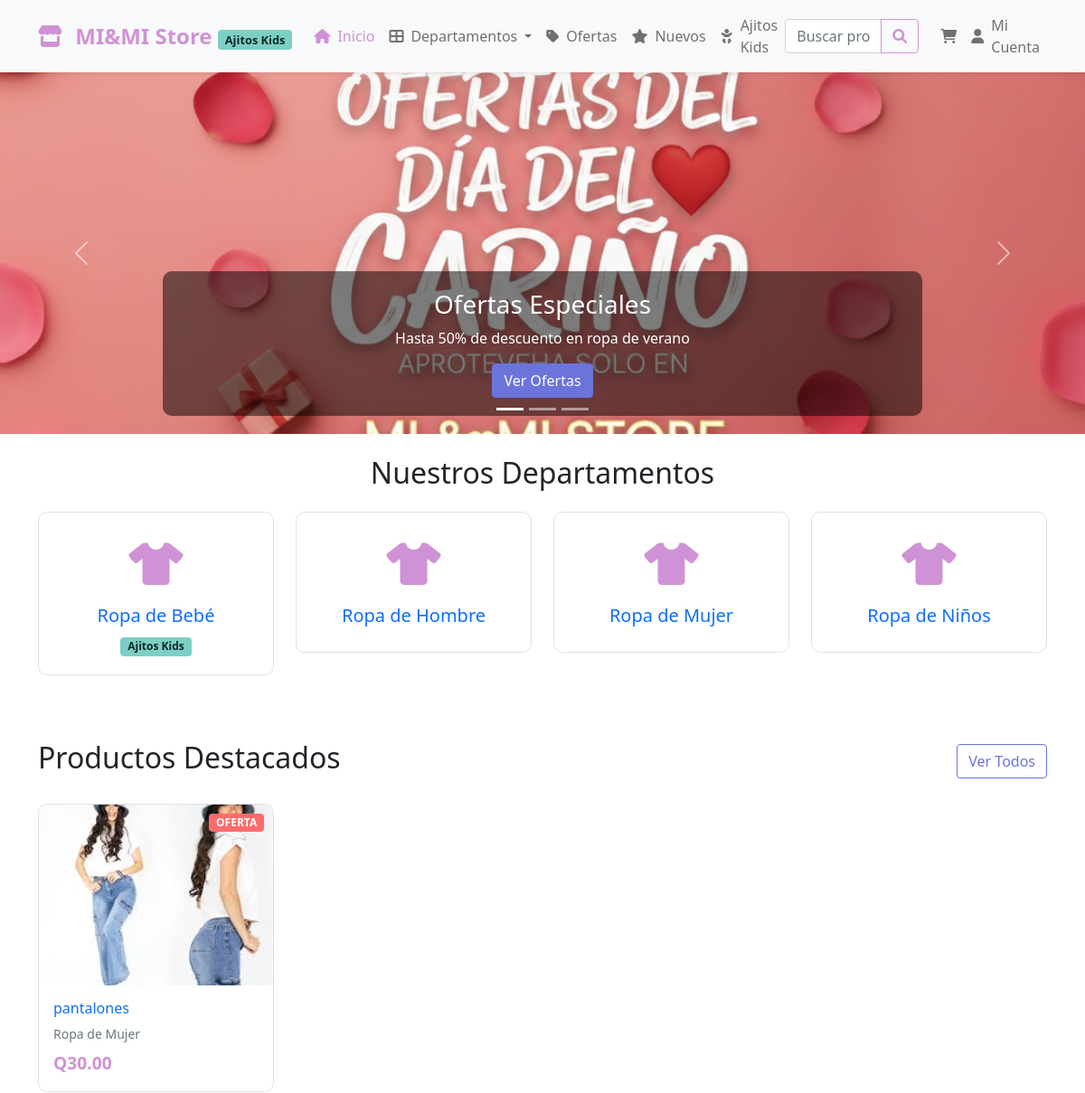
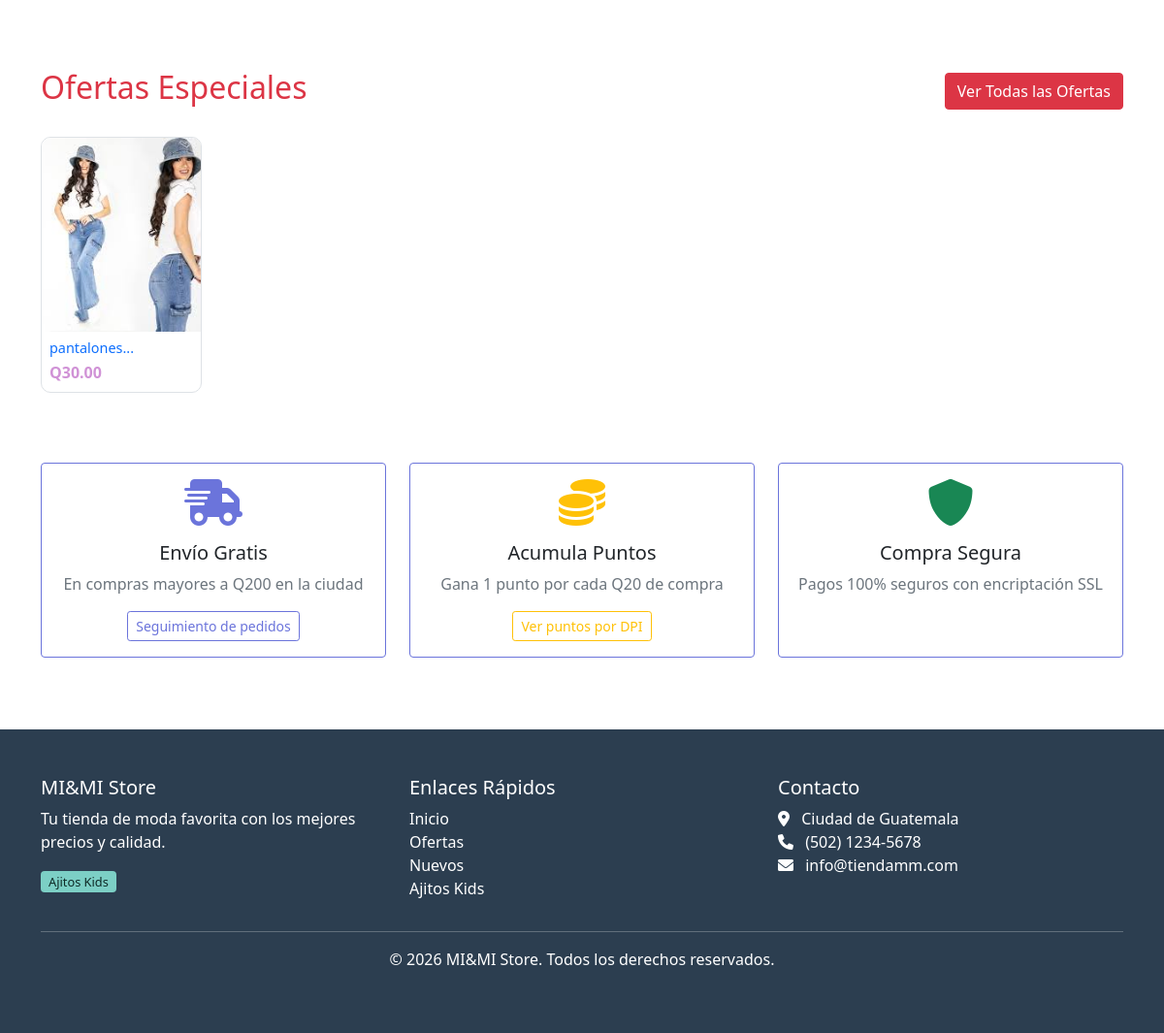
The page /cliente/index.php on the database its author committed (2 pictures, top to bottom).
### tables this page shows
CREATE TABLE `departamentos` (
  `id_departamento` int(11) NOT NULL,
  `nombre` varchar(100) NOT NULL,
  `descripcion` text DEFAULT NULL,
  `imagen` varchar(255) DEFAULT NULL,
  `activo` tinyint(1) DEFAULT 1,
  `es_ajitos` tinyint(1) DEFAULT 0
);

CREATE TABLE `productos_raiz` (
  `id_raiz` int(11) NOT NULL,
  `codigo` varchar(50) NOT NULL,
  `nombre` varchar(200) NOT NULL,
  `descripcion` text DEFAULT NULL,
  `id_departamento` int(11) NOT NULL,
  `id_marca` int(11) DEFAULT NULL,
  `tipo_ropa` varchar(100) DEFAULT NULL,
  `precio_compra` decimal(10,2) DEFAULT NULL,
  `precio_venta` decimal(10,2) NOT NULL,
  `etiqueta` enum('oferta','nuevo','reingreso') DEFAULT 'nuevo',
  `es_ajitos` tinyint(1) DEFAULT 0,
  `activo` tinyint(1) DEFAULT 1,
  `fecha_creacion` datetime DEFAULT current_timestamp()
);

### config/functions.php (called while the page is built, shortened)
<?php
function formatMoney($amount) {
    return 'Q' . number_format($amount, 2);
}
?>

### cliente/index.php (the view, shortened to what this page needs)
<?php
$database = new Database();
$db = $database->getConnection();
$destacados_query = "SELECT pr.*, d.nombre as departamento_nombre,
                     (SELECT nombre_archivo FROM productos_raiz_fotos
                      WHERE id_producto_raiz = pr.id_raiz AND es_principal = 1 LIMIT 1) as imagen_principal
                     FROM productos_raiz pr
                     INNER JOIN departamentos d ON pr.id_departamento = d.id_departamento
                     WHERE pr.activo = 1 AND d.activo = 1
                     ORDER BY pr.fecha_creacion DESC
                     LIMIT 8";
$destacados_stmt = $db->prepare($destacados_query);
$destacados_stmt->execute();
$destacados = $destacados_stmt->fetchAll(PDO::FETCH_ASSOC);
$ofertas_query = "SELECT pr.*, d.nombre as departamento_nombre,
                  (SELECT nombre_archivo FROM productos_raiz_fotos
                   WHERE id_producto_raiz = pr.id_raiz AND es_principal = 1 LIMIT 1) as imagen_principal
                  FROM productos_raiz pr
                  INNER JOIN departamentos d ON pr.id_departamento = d.id_departamento
                  WHERE pr.activo = 1 AND d.activo = 1 AND pr.etiqueta = 'oferta'
                  LIMIT 6";
$ofertas_stmt = $db->prepare($ofertas_query);
$ofertas_stmt->execute();
$ofertas = $ofertas_stmt->fetchAll(PDO::FETCH_ASSOC);
$departamentos_query = "SELECT * FROM departamentos WHERE activo = 1 ORDER BY nombre";
$departamentos_stmt = $db->prepare($departamentos_query);
$departamentos_stmt->execute();
$departamentos = $departamentos_stmt->fetchAll(PDO::FETCH_ASSOC);
function obtenerBannerCarrusel($slot)
{
    $extensiones = ['jpg', 'jpeg', 'png', 'webp'];
    $baseDir = __DIR__ . '/../assets/img/';
    foreach ($extensiones as $extension) {
        $archivo = 'banner' . $slot . '.' . $extension;
        if (file_exists($baseDir . $archivo)) {
            return '../assets/img/' . $archivo;
        }
    }
    return 'https://via.placeholder.com/1400x400/6B74DB/ffffff?text=Banner+' . $slot;
}
$banner1 = obtenerBannerCarrusel(1);
?>
<!DOCTYPE html>
<html lang="es">
<head>
    <link href="https://cdn.jsdelivr.net/npm/bootstrap@5.1.3/dist/css/bootstrap.min.css" rel="stylesheet">
    <link rel="stylesheet" href="https://cdnjs.cloudflare.com/ajax/libs/font-awesome/6.0.0/css/all.min.css">
    <link rel="stylesheet" href="https://cdnjs.cloudflare.com/ajax/libs/OwlCarousel2/2.3.4/assets/owl.carousel.min.css">
    <link rel="stylesheet" href="https://cdnjs.cloudflare.com/ajax/libs/OwlCarousel2/2.3.4/assets/owl.theme.default.min.css">
    <link rel="stylesheet" href="../assets/css/bootstrap-custom.css">
</head>
<body>
    <nav class="navbar navbar-expand-lg navbar-light bg-light shadow-sm sticky-top">
        <div class="container">
            <a class="navbar-brand" href="index.php">
                <i class="fas fa-store me-2"></i>
                <?php echo SITE_NAME; ?>
                <span class="ajitos-badge"><?php echo AJITOS_NAME; ?></span>
            </a>
            <div class="collapse navbar-collapse" id="navbarNav">
                <ul class="navbar-nav me-auto">
                    <li class="nav-item">
                        <a class="nav-link active" href="index.php">
                            <i class="fas fa-home me-1"></i> Inicio
                        </a>
                    </li>
                    <li class="nav-item dropdown">
                        <a class="nav-link dropdown-toggle" href="#" id="departamentosDropdown"
                           data-bs-toggle="dropdown">
                            <i class="fas fa-th-large me-1"></i> Departamentos
                        </a>
                    </li>
                    <li class="nav-item">
                        <a class="nav-link" href="ofertas.php">
                            <i class="fas fa-tag me-1"></i> Ofertas
                        </a>
                    </li>
                    <li class="nav-item">
                        <a class="nav-link" href="nuevos.php">
                            <i class="fas fa-star me-1"></i> Nuevos
                        </a>
                    </li>
                    <li class="nav-item">
                        <a class="nav-link" href="ajitos.php">
                            <i class="fas fa-baby me-1"></i> Ajitos Kids
                        </a>
                    </li>
                </ul>
                <form class="d-flex me-3" action="busqueda.php" method="GET">
                    <div class="input-group">
                        <input type="text" class="form-control" name="q" placeholder="Buscar productos...">
                        <button class="btn btn-outline-primary" type="submit">
                            <i class="fas fa-search"></i>
                        </button>
                    </div>
                </form>
                <ul class="navbar-nav">
                    <li class="nav-item dropdown">
                        <a class="nav-link position-relative" href="carrito.php" id="cartDropdown">
                            <i class="fas fa-shopping-cart"></i>
                        </a>
                    </li>
                    <li class="nav-item">
                        <a class="nav-link" href="login.php">
                            <i class="fas fa-user me-1"></i> Mi Cuenta
                        </a>
                    </li>
                </ul>
            </div>
        </div>
    </nav>
    <div id="mainCarousel" class="carousel slide mb-4" data-bs-ride="carousel">
        <div class="carousel-indicators">
            <button type="button" data-bs-target="#mainCarousel" data-bs-slide-to="0" class="active"></button>
            <button type="button" data-bs-target="#mainCarousel" data-bs-slide-to="1"></button>
            <button type="button" data-bs-target="#mainCarousel" data-bs-slide-to="2"></button>
        </div>
        <div class="carousel-inner">
            <div class="carousel-item active">
                <img src="<?php echo htmlspecialchars($banner1); ?>" class="d-block w-100" alt="Ofertas Especiales">
                <div class="carousel-caption d-none d-md-block">
                    <h3>Ofertas Especiales</h3>
                    <p>Hasta 50% de descuento en ropa de verano</p>
                    <a href="ofertas.php" class="btn btn-primary">Ver Ofertas</a>
                </div>
            </div>
        </div>
        <button class="carousel-control-prev" type="button" data-bs-target="#mainCarousel" data-bs-slide="prev">
            <span class="carousel-control-prev-icon"></span>
        </button>
        <button class="carousel-control-next" type="button" data-bs-target="#mainCarousel" data-bs-slide="next">
            <span class="carousel-control-next-icon"></span>
        </button>
    </div>
    <div class="container">
        <section class="mb-5">
            <h2 class="text-center mb-4">Nuestros Departamentos</h2>
            <div class="row">
                <?php foreach ($departamentos as $depto): ?>
                <div class="col-md-3 mb-4">
                    <a href="categoria.php?id=<?php echo $depto['id_departamento']; ?>" class="text-decoration-none">
                        <div class="category-card">
                            <div class="category-icon">
                                <i class="fas fa-tshirt"></i>
                            </div>
                            <h5><?php echo $depto['nombre']; ?></h5>
                            <?php if ($depto['es_ajitos']): ?>
                                <span class="badge badge-ajitos">Ajitos Kids</span>
                            <?php endif; ?>
                        </div>
                    </a>
                </div>
                <?php endforeach; ?>
            </div>
        </section>
        <section class="mb-5">
            <div class="d-flex justify-content-between align-items-center mb-4">
                <h2>Productos Destacados</h2>
                <a href="destacados.php" class="btn btn-outline-primary">Ver Todos</a>
            </div>
            <div class="row">
                <?php foreach ($destacados as $producto):
                    $imagen = $producto['imagen_principal'] ?
                              '../' . IMG_DIR . 'productos/' . htmlspecialchars($producto['imagen_principal']) :
                              'https://via.placeholder.com/300x200';
                ?>
                <div class="col-md-3 mb-4">
                    <a href="producto.php?id=<?php echo $producto['id_raiz']; ?>" class="text-decoration-none">
                        <div class="product-card h-100">
                            <div class="position-relative">
                                <img src="<?php echo $imagen; ?>" class="product-image" alt="<?php echo $producto['nombre']; ?>" onerror="this.src='https://via.placeholder.com/300x200'">
                                <?php if ($producto['etiqueta'] == 'oferta'): ?>
                                    <span class="badge badge-oferta">OFERTA</span>
                                <?php elseif ($producto['etiqueta'] == 'nuevo'): ?>
                                    <span class="badge badge-nuevo">NUEVO</span>
                                <?php endif; ?>
                            </div>
                            <div class="p-3">
                                <h6 class="mb-2"><?php echo substr($producto['nombre'], 0, 50); ?></h6>
                                <p class="text-muted small mb-2"><?php echo $producto['departamento_nombre']; ?></p>
                                <span class="price"><?php echo formatMoney($producto['precio_venta']); ?></span>
                            </div>
                        </div>
                    </a>
                </div>
                <?php endforeach; ?>
            </div>
        </section>
        <section class="mb-5">
            <div class="d-flex justify-content-between align-items-center mb-4">
                <h2 class="text-danger">Ofertas Especiales</h2>
                <a href="ofertas.php" class="btn btn-danger">Ver Todas las Ofertas</a>
            </div>
            <div class="row">
                <?php foreach ($ofertas as $producto):
                    $imagen = $producto['imagen_principal'] ?
                              '../' . IMG_DIR . 'productos/' . htmlspecialchars($producto['imagen_principal']) :
                              'https://via.placeholder.com/300x200';
                ?>
                <div class="col-md-2 mb-4">
                    <a href="producto.php?id=<?php echo $producto['id_raiz']; ?>" class="text-decoration-none">
                        <div class="product-card h-100">
                            <div class="position-relative">
                                <img src="<?php echo $imagen; ?>" class="product-image" alt="<?php echo $producto['nombre']; ?>" onerror="this.src='https://via.placeholder.com/300x200'">
                            </div>
                            <div class="p-2">
                                <h6 class="mb-1" style="font-size: 0.9rem;"><?php echo substr($producto['nombre'], 0, 30); ?>...</h6>
                                <span class="price" style="font-size: 1rem;"><?php echo formatMoney($producto['precio_venta']); ?></span>
                            </div>
                        </div>
                    </a>
                </div>
                <?php endforeach; ?>
            </div>
        </section>
        <section class="mb-5">
            <div class="row">
                <div class="col-md-4 mb-4">
                    <div class="card text-center h-100">
                        <div class="card-body">
                            <i class="fas fa-shipping-fast fa-3x text-primary mb-3"></i>
                            <h5>Envío Gratis</h5>
                            <p class="text-muted">En compras mayores a Q200 en la ciudad</p>
                            <a href="estado_pedido.php" class="btn btn-outline-primary btn-sm">Seguimiento de pedidos</a>
                        </div>
                    </div>
                </div>
                <div class="col-md-4 mb-4">
                    <div class="card text-center h-100">
                        <div class="card-body">
                            <i class="fas fa-coins fa-3x text-warning mb-3"></i>
                            <h5>Acumula Puntos</h5>
                            <p class="text-muted">Gana 1 punto por cada Q20 de compra</p>
                            <a href="puntos.php" class="btn btn-outline-warning btn-sm">Ver puntos por DPI</a>
                        </div>
                    </div>
                </div>
                <div class="col-md-4 mb-4">
                    <div class="card text-center h-100">
                        <div class="card-body">
                            <i class="fas fa-shield-alt fa-3x text-success mb-3"></i>
                            <h5>Compra Segura</h5>
                            <p class="text-muted">Pagos 100% seguros con encriptación SSL</p>
                        </div>
                    </div>
                </div>
            </div>
        </section>
    </div>
    <footer class="footer py-5">
        <div class="container">
            <div class="row">
                <div class="col-md-4">
                    <h5><?php echo SITE_NAME; ?></h5>
                    <p>Tu tienda de moda favorita con los mejores precios y calidad.</p>
                    <span class="ajitos-badge"><?php echo AJITOS_NAME; ?></span>
                </div>
                <div class="col-md-4">
                    <h5>Enlaces Rápidos</h5>
                    <ul class="list-unstyled">
                        <li><a href="index.php" class="text-white text-decoration-none">Inicio</a></li>
                        <li><a href="ofertas.php" class="text-white text-decoration-none">Ofertas</a></li>
                        <li><a href="nuevos.php" class="text-white text-decoration-none">Nuevos</a></li>
                        <li><a href="ajitos.php" class="text-white text-decoration-none">Ajitos Kids</a></li>
                    </ul>
                </div>
                <div class="col-md-4">
                    <h5>Contacto</h5>
                    <ul class="list-unstyled">
                        <li><i class="fas fa-map-marker-alt me-2"></i> Ciudad de Guatemala</li>
                        <li><i class="fas fa-phone me-2"></i> (502) 1234-5678</li>
                        <li><i class="fas fa-envelope me-2"></i> info@tiendamm.com</li>
                    </ul>
                </div>
            </div>
            <hr class="bg-white">
            <div class="text-center">
                <p>&copy; <?php echo date('Y'); ?> <?php echo SITE_NAME; ?>. Todos los derechos reservados.</p>
            </div>
        </div>
    </footer>
</body>
</html>

### rows shown on the page
departamentos: nombre "Ropa de Bebé", es_ajitos "Ajitos Kids"
departamentos: nombre "Ropa de Hombre"
departamentos: nombre "Ropa de Mujer"
departamentos: nombre "Ropa de Niños"
productos_raiz: etiqueta "OFERTA", nombre "pantalones", id_departamento.nombre "Ropa de Mujer", precio_venta "Q30.00"

### other values the page prints
SITE_NAME "MI&MI Store"
AJITOS_NAME "Ajitos Kids"
